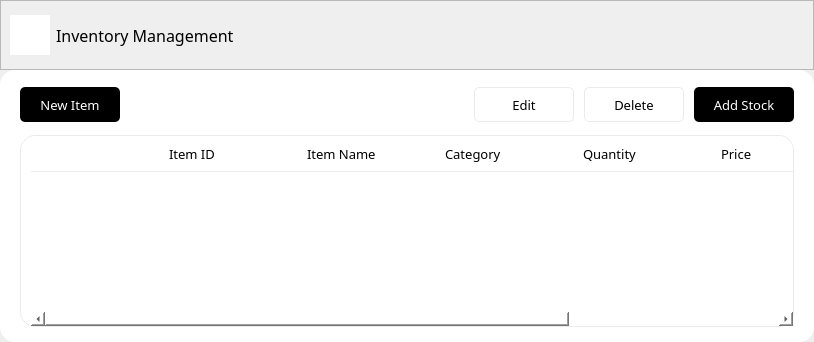
            <widget class="QWidget" name="page_4">
             <property name="font">
              <font>
               <family>Satoshi</family>
               <pointsize>10</pointsize>
              </font>
             </property>
             <layout class="QHBoxLayout" name="horizontalLayout_6">
              <property name="spacing">
               <number>0</number>
              </property>
              <property name="leftMargin">
               <number>0</number>
              </property>
              <property name="topMargin">
               <number>0</number>
              </property>
              <property name="rightMargin">
               <number>0</number>
              </property>
              <property name="bottomMargin">
               <number>0</number>
              </property>
              <item>
               <widget class="QWidget" name="content_4" native="true">
                <property name="sizePolicy">
                 <sizepolicy hsizetype="Expanding" vsizetype="Expanding">
                  <horstretch>0</horstretch>
                  <verstretch>0</verstretch>
                 </sizepolicy>
                </property>
                <property name="minimumSize">
                 <size>
                  <width>0</width>
                  <height>0</height>
                 </size>
                </property>
                <property name="styleSheet">
                 <string notr="true"/>
                </property>
                <layout class="QGridLayout" name="gridLayout_3">
                 <property name="leftMargin">
                  <number>0</number>
                 </property>
                 <property name="topMargin">
                  <number>0</number>
                 </property>
                 <property name="rightMargin">
                  <number>0</number>
                 </property>
                 <property name="bottomMargin">
                  <number>0</number>
                 </property>
                 <property name="spacing">
                  <number>0</number>
                 </property>
                 <item row="0" column="0">
                  <widget class="QFrame" name="top_content_frame_4">
                   <property name="minimumSize">
                    <size>
                     <width>0</width>
                     <height>70</height>
                    </size>
                   </property>
                   <property name="styleSheet">
                    <string notr="true">QFrame #top_content_frame_4 {
border-top: 1px solid #ebebea;
border-bottom: 1px solid #ebebea;
}</string>
                   </property>
                   <property name="frameShape">
                    <enum>QFrame::StyledPanel</enum>
                   </property>
                   <property name="frameShadow">
                    <enum>QFrame::Raised</enum>
                   </property>
                   <layout class="QGridLayout" name="gridLayout_40">
                    <item row="0" column="0">
                     <widget class="QPushButton" name="inventory_icon">
                      <property name="sizePolicy">
                       <sizepolicy hsizetype="Fixed" vsizetype="Fixed">
                        <horstretch>0</horstretch>
                        <verstretch>0</verstretch>
                       </sizepolicy>
                      </property>
                      <property name="minimumSize">
                       <size>
                        <width>40</width>
                        <height>40</height>
                       </size>
                      </property>
                      <property name="maximumSize">
                       <size>
                        <width>40</width>
                        <height>40</height>
                       </size>
                      </property>
                      <property name="styleSheet">
                       <string notr="true">QPushButton {
	color: rgb(55, 50, 52);
	background-color: rgb(255, 255, 255);
	border: none;
}

</string>
                      </property>
                      <property name="text">
                       <string/>
                      </property>
                      <property name="icon">
                       <iconset resource="Icons/icons.qrc">
                        <normaloff>:/icons/box-seam.svg</normaloff>:/icons/box-seam.svg</iconset>
                      </property>
                      <property name="iconSize">
                       <size>
                        <width>20</width>
                        <height>20</height>
                       </size>
                      </property>
                     </widget>
                    </item>
                    <item row="0" column="1">
                     <widget class="QLabel" name="label">
                      <property name="font">
                       <font>
                        <family>Satoshi Medium</family>
                        <pointsize>12</pointsize>
                        <bold>false</bold>
                       </font>
                      </property>
                      <property name="text">
                       <string>Inventory Management</string>
                      </property>
                     </widget>
                    </item>
                   </layout>
                  </widget>
                 </item>
                 <item row="1" column="0">
                  <widget class="QFrame" name="content_frame_4">
                   <property name="font">
                    <font>
                     <family>Roman</family>
                     <bold>true</bold>
                    </font>
                   </property>
                   <property name="styleSheet">
                    <string notr="true">background-color: rgb(255, 255, 255);
border-radius: 15px;</string>
                   </property>
                   <property name="frameShape">
                    <enum>QFrame::StyledPanel</enum>
                   </property>
                   <property name="frameShadow">
                    <enum>QFrame::Raised</enum>
                   </property>
                   <layout class="QGridLayout" name="gridLayout_6">
                    <property name="leftMargin">
                     <number>10</number>
                    </property>
                    <property name="topMargin">
                     <number>10</number>
                    </property>
                    <property name="rightMargin">
                     <number>10</number>
                    </property>
                    <property name="bottomMargin">
                     <number>10</number>
                    </property>
                    <property name="spacing">
                     <number>0</number>
                    </property>
                    <item row="1" column="0">
                     <widget class="QFrame" name="bottom_frame_4">
                      <property name="frameShape">
                       <enum>QFrame::StyledPanel</enum>
                      </property>
                      <property name="frameShadow">
                       <enum>QFrame::Raised</enum>
                      </property>
                      <layout class="QGridLayout" name="gridLayout_4">
                       <property name="leftMargin">
                        <number>10</number>
                       </property>
                       <property name="topMargin">
                        <number>5</number>
                       </property>
                       <property name="rightMargin">
                        <number>10</number>
                       </property>
                       <property name="bottomMargin">
                        <number>5</number>
                       </property>
                       <property name="spacing">
                        <number>0</number>
                       </property>
                       <item row="0" column="0">
                        <widget class="QTableWidget" name="tableWidget">
                         <property name="enabled">
                          <bool>true</bool>
                         </property>
                         <property name="minimumSize">
                          <size>
                           <width>0</width>
                           <height>0</height>
                          </size>
                         </property>
                         <property name="font">
                          <font>
                           <family>Satoshi</family>
                           <pointsize>10</pointsize>
                          </font>
                         </property>
                         <property name="focusPolicy">
                          <enum>Qt::TabFocus</enum>
                         </property>
                         <property name="styleSheet">
                          <string notr="true">QTableWidget#tableWidget QHeaderView::section {
	background-color: transparent;
	border: none;
	border-bottom: 1px solid #ebebea;
	font-family: Satoshi;
	font-size: 13px;
	height:35px;

}
QTableWidget#tableWidget {
	border: 1px solid #ebebea;
	padding-left: 10px;
}
QTableWidget::item:hover  {
background-color: #f4f4f4;
}
QTableWidget::item {
	font-size: 13px;
	color:#7C7C87 ;
	background-color:white ;
}
</string>
                         </property>
                         <property name="frameShape">
                          <enum>QFrame::NoFrame</enum>
                         </property>
                         <property name="frameShadow">
                          <enum>QFrame::Plain</enum>
                         </property>
                         <property name="lineWidth">
                          <number>0</number>
                         </property>
                         <property name="editTriggers">
                          <set>QAbstractItemView::NoEditTriggers</set>
                         </property>
                         <property name="showDropIndicator" stdset="0">
                          <bool>false</bool>
                         </property>
                         <property name="dragDropOverwriteMode">
                          <bool>false</bool>
                         </property>
                         <property name="alternatingRowColors">
                          <bool>false</bool>
                         </property>
                         <property name="selectionMode">
                          <enum>QAbstractItemView::NoSelection</enum>
                         </property>
                         <property name="selectionBehavior">
                          <enum>QAbstractItemView::SelectRows</enum>
                         </property>
                         <property name="showGrid">
                          <bool>false</bool>
                         </property>
                         <property name="gridStyle">
                          <enum>Qt::NoPen</enum>
                         </property>
                         <property name="sortingEnabled">
                          <bool>false</bool>
                         </property>
                         <property name="wordWrap">
                          <bool>false</bool>
                         </property>
                         <property name="cornerButtonEnabled">
                          <bool>false</bool>
                         </property>
                         <attribute name="horizontalHeaderCascadingSectionResizes">
                          <bool>false</bool>
                         </attribute>
                         <attribute name="horizontalHeaderDefaultSectionSize">
                          <number>138</number>
                         </attribute>
                         <attribute name="horizontalHeaderHighlightSections">
                          <bool>false</bool>
                         </attribute>
                         <attribute name="horizontalHeaderStretchLastSection">
                          <bool>false</bool>
                         </attribute>
                         <attribute name="verticalHeaderVisible">
                          <bool>false</bool>
                         </attribute>
                         <attribute name="verticalHeaderCascadingSectionResizes">
                          <bool>false</bool>
                         </attribute>
                         <attribute name="verticalHeaderHighlightSections">
                          <bool>true</bool>
                         </attribute>
                         <attribute name="verticalHeaderShowSortIndicator" stdset="0">
                          <bool>false</bool>
                         </attribute>
                         <attribute name="verticalHeaderStretchLastSection">
                          <bool>false</bool>
                         </attribute>
                         <column>
                          <property name="text">
                           <string/>
                          </property>
                          <property name="textAlignment">
                           <set>AlignLeading|AlignVCenter</set>
                          </property>
                         </column>
                         <column>
                          <property name="text">
                           <string>Item ID</string>
                          </property>
                          <property name="textAlignment">
                           <set>AlignLeading|AlignVCenter</set>
                          </property>
                         </column>
                         <column>
                          <property name="text">
                           <string>Item Name</string>
                          </property>
                          <property name="textAlignment">
                           <set>AlignLeading|AlignVCenter</set>
                          </property>
                         </column>
                         <column>
                          <property name="text">
                           <string>Category</string>
                          </property>
                          <property name="textAlignment">
                           <set>AlignLeading|AlignVCenter</set>
                          </property>
                         </column>
                         <column>
                          <property name="text">
                           <string>Quantity</string>
                          </property>
                          <property name="textAlignment">
                           <set>AlignLeading|AlignVCenter</set>
                          </property>
                         </column>
                         <column>
                          <property name="text">
                           <string>Price</string>
                          </property>
                          <property name="textAlignment">
                           <set>AlignLeading|AlignVCenter</set>
                          </property>
                         </column>
                         <column>
                          <property name="text">
                           <string>Date Added</string>
                          </property>
                          <property name="textAlignment">
                           <set>AlignLeading|AlignVCenter</set>
                          </property>
                         </column>
                        </widget>
                       </item>
                      </layout>
                     </widget>
                    </item>
                    <item row="0" column="0">
                     <widget class="QFrame" name="middle_frame_4">
                      <property name="sizePolicy">
                       <sizepolicy hsizetype="Expanding" vsizetype="Expanding">
                        <horstretch>0</horstretch>
                        <verstretch>0</verstretch>
                       </sizepolicy>
                      </property>
                      <property name="minimumSize">
                       <size>
                        <width>0</width>
                        <height>50</height>
                       </size>
                      </property>
                      <property name="maximumSize">
                       <size>
                        <width>16777215</width>
                        <height>50</height>
                       </size>
                      </property>
                      <property name="frameShape">
                       <enum>QFrame::StyledPanel</enum>
                      </property>
                      <property name="frameShadow">
                       <enum>QFrame::Raised</enum>
                      </property>
                      <layout class="QGridLayout" name="gridLayout_5">
                       <property name="leftMargin">
                        <number>10</number>
                       </property>
                       <property name="topMargin">
                        <number>0</number>
                       </property>
                       <property name="rightMargin">
                        <number>10</number>
                       </property>
                       <property name="bottomMargin">
                        <number>0</number>
                       </property>
                       <property name="spacing">
                        <number>0</number>
                       </property>
                       <item row="0" column="4">
                        <widget class="QFrame" name="frame_7">
                         <property name="frameShape">
                          <enum>QFrame::StyledPanel</enum>
                         </property>
                         <property name="frameShadow">
                          <enum>QFrame::Raised</enum>
                         </property>
                         <layout class="QGridLayout" name="gridLayout_33">
                          <property name="leftMargin">
                           <number>0</number>
                          </property>
                          <property name="topMargin">
                           <number>0</number>
                          </property>
                          <property name="rightMargin">
                           <number>0</number>
                          </property>
                          <property name="bottomMargin">
                           <number>0</number>
                          </property>
                          <property name="horizontalSpacing">
                           <number>10</number>
                          </property>
                          <property name="verticalSpacing">
                           <number>0</number>
                          </property>
                          <item row="0" column="4">
                           <widget class="QPushButton" name="edit_btn">
                            <property name="minimumSize">
                             <size>
                              <width>100</width>
                              <height>35</height>
                             </size>
                            </property>
                            <property name="font">
                             <font>
                              <family>Satoshi</family>
                              <pointsize>10</pointsize>
                             </font>
                            </property>
                            <property name="styleSheet">
                             <string notr="true">QPushButton {
border-radius: 5px;
border:1px solid #ebebea;
color: black;
}
QPushButton:hover {
border-radius: 5px;
border:1px solid black;
color: black;
}


</string>
                            </property>
                            <property name="text">
                             <string>Edit</string>
                            </property>
                            <property name="icon">
                             <iconset resource="Icons/icons.qrc">
                              <normaloff>:/icons/edit.svg</normaloff>:/icons/edit.svg</iconset>
                            </property>
                            <property name="iconSize">
                             <size>
                              <width>20</width>
                              <height>20</height>
                             </size>
                            </property>
                           </widget>
                          </item>
                          <item row="0" column="0">
                           <widget class="QPushButton" name="openAddDialog_btn">
                            <property name="minimumSize">
                             <size>
                              <width>100</width>
                              <height>35</height>
                             </size>
                            </property>
                            <property name="font">
                             <font>
                              <family>Satoshi Medium</family>
                              <pointsize>10</pointsize>
                             </font>
                            </property>
                            <property name="styleSheet">
                             <string notr="true">QPushButton {
	color: white;
	background-color:black;
	border: none;
	border-radius: 5px;
}
QPushButton:hover {
	background-color: #191919;
	border-radius: 5px;
}</string>
                            </property>
                            <property name="text">
                             <string>New Item</string>
                            </property>
                           </widget>
                          </item>
                          <item row="0" column="2">
                           <spacer name="horizontalSpacer_3">
                            <property name="orientation">
                             <enum>Qt::Horizontal</enum>
                            </property>
                            <property name="sizeHint" stdset="0">
                             <size>
                              <width>344</width>
                              <height>20</height>
                             </size>
                            </property>
                           </spacer>
                          </item>
                          <item row="0" column="5">
                           <widget class="QPushButton" name="delete_btn">
                            <property name="minimumSize">
                             <size>
                              <width>100</width>
                              <height>35</height>
                             </size>
                            </property>
                            <property name="font">
                             <font>
                              <family>Satoshi</family>
                              <pointsize>10</pointsize>
                             </font>
                            </property>
                            <property name="styleSheet">
                             <string notr="true">QPushButton {
border-radius: 5px;
border:1px solid #ebebea;
color: black;
}
QPushButton:hover {
border-radius: 5px;
border:1px solid black;
color: black;
}


</string>
                            </property>
                            <property name="text">
                             <string>Delete</string>
                            </property>
                            <property name="icon">
                             <iconset resource="Icons/icons.qrc">
                              <normaloff>:/icons/trash3.svg</normaloff>:/icons/trash3.svg</iconset>
                            </property>
                            <property name="iconSize">
                             <size>
                              <width>20</width>
                              <height>20</height>
                             </size>
                            </property>
                           </widget>
                          </item>
                          <item row="0" column="6">
                           <widget class="QPushButton" name="openAddStock_btn">
                            <property name="sizePolicy">
                             <sizepolicy hsizetype="Minimum" vsizetype="Preferred">
                              <horstretch>0</horstretch>
                              <verstretch>0</verstretch>
                             </sizepolicy>
                            </property>
                            <property name="minimumSize">
                             <size>
                              <width>100</width>
                              <height>35</height>
                             </size>
                            </property>
                            <property name="maximumSize">
                             <size>
                              <width>16777215</width>
                              <height>40</height>
                             </size>
                            </property>
                            <property name="font">
                             <font>
                              <family>Satoshi Medium</family>
                              <pointsize>10</pointsize>
                             </font>
                            </property>
                            <property name="styleSheet">
                             <string notr="true">QPushButton {
	color: white;
	background-color:black;
	border: none;
	border-radius: 5px;
}
QPushButton:hover {
	background-color: #191919;
	border-radius: 5px;
}</string>
                            </property>
                            <property name="text">
                             <string>Add Stock</string>
                            </property>
                            <property name="iconSize">
                             <size>
                              <width>25</width>
                              <height>25</height>
                             </size>
                            </property>
                           </widget>
                          </item>
                         </layout>
                        </widget>
                       </item>
                      </layout>
                     </widget>
                    </item>
                   </layout>
                  </widget>
                 </item>
                </layout>
               </widget>
              </item>
             </layout>
            </widget>
